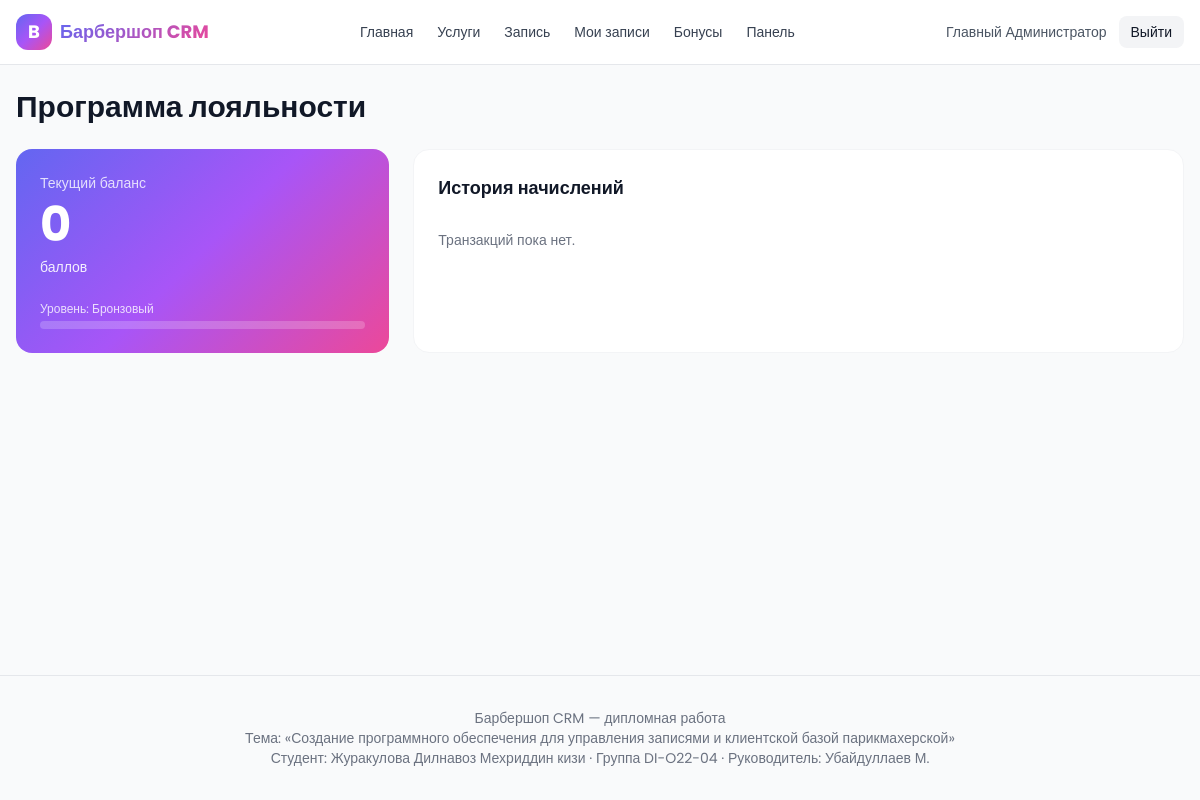
The app's page /me/loyalty/ (signed in) with its own data.
### accounts/models.py (models this page shows, shortened)
class User(AbstractUser):
    ROLE_CHOICES = [
        ('client', 'Клиент'),
        ('barber', 'Мастер'),
        ('admin', 'Администратор'),
    ]
    phone = models.CharField('Телефон', max_length=20, unique=True)
    role = models.CharField('Роль', max_length=20, choices=ROLE_CHOICES, default='client')
    avatar = models.ImageField('Аватар', upload_to='avatars/', null=True, blank=True)
    class Meta:
        verbose_name = 'Пользователь'
        verbose_name_plural = 'Пользователи'
    @property
    def is_staff_role(self):
        return self.role in ('barber', 'admin') or self.is_superuser

### loyalty/models.py (models this page shows, shortened)
class LoyaltyAccount(models.Model):
    TIER_CHOICES = [
        ('bronze', 'Бронзовый'),
        ('silver', 'Серебряный'),
        ('gold', 'Золотой'),
        ('platinum', 'Платиновый'),
    ]
    client = models.OneToOneField(Client, on_delete=models.CASCADE, related_name='loyalty', verbose_name='Клиент')
    balance = models.PositiveIntegerField('Баланс баллов', default=0)
    tier = models.CharField('Уровень', max_length=20, choices=TIER_CHOICES, default='bronze')
    updated_at = models.DateTimeField('Обновлено', auto_now=True)
    class Meta:
        verbose_name = 'Счёт лояльности'
        verbose_name_plural = 'Счета лояльности'
    @property
    def tier_progress(self):
        thresholds = {'bronze': 200, 'silver': 500, 'gold': 1000, 'platinum': 2000}
        target = thresholds.get(self.tier, 200)
        pct = min(100, int((self.balance / target) * 100)) if target else 100
        return pct

### clients/views.py (the view)
# urls.py: path('loyalty/', views.my_loyalty, name='loyalty'),
@login_required
def my_loyalty(request):
    client = _get_or_create_client(request.user)
    account, _ = LoyaltyAccount.objects.get_or_create(client=client)
    transactions = account.transactions.all()[:10]
    total = account.transactions.count()
    return render(request, 'client/loyalty.html', {
        'client': client,
        'account': account,
        'transactions': transactions,
        'has_more': total > 10,
        'next_offset': 10,
    })

### clients/views.py (called while the page is built)
def _get_or_create_client(user):
    client, _ = Client.objects.get_or_create(user=user)
    return client

### core/context_processors.py (called while the page is built)
def bmi_meta(request):
    return {
        'BMI_TOPIC': 'Создание программного обеспечения для управления записями и клиентской базой парикмахерской',
        'BMI_STUDENT': 'Журакулова Дилнавоз Мехриддин кизи',
        'BMI_GROUP': 'DI-O22-04',
        'BMI_SUPERVISOR': 'Убайдуллаев М.',
        'BRAND_NAME': 'Барбершоп CRM',
    }

### templates/client/loyalty.html (shortened to what this page needs)
{% extends 'base.html' %}
{% block content %}
<h1 class="text-3xl font-bold mb-6">Программа лояльности</h1>
<div class="grid md:grid-cols-3 gap-6">
  <div class="md:col-span-1 brand-gradient text-white rounded-2xl p-6">
    <div class="text-sm opacity-80">Текущий баланс</div>
    <div class="text-5xl font-bold my-2">{{ account.balance }}</div>
    <div class="text-sm opacity-90">баллов</div>
    <div class="mt-6">
      <div class="text-xs opacity-80 mb-1">Уровень: {{ account.get_tier_display }}</div>
      <div class="w-full h-2 bg-white/20 rounded-full overflow-hidden">
      </div>
    </div>
  </div>
  <div class="md:col-span-2 bg-white rounded-2xl p-6 border border-gray-100">
    <h2 class="text-lg font-semibold mb-4">История начислений</h2>
    <div id="tx-list" class="divide-y divide-gray-100">
      {% include 'partials/loyalty_transactions.html' %}
    </div>
  </div>
</div>
{% endblock %}

### templates/base.html (shortened to what this page needs)
{% load static %}
<!DOCTYPE html>
<html lang="ru">
<head>
  <script src="https://cdn.tailwindcss.com"></script>
</head>
<body class="bg-gray-50 text-gray-900 min-h-screen flex flex-col">
  <header class="bg-white border-b border-gray-200 sticky top-0 z-40">
    <div class="max-w-7xl mx-auto px-4 h-16 flex items-center justify-between">
      <a href="{% url 'core:landing' %}" class="flex items-center gap-2 font-bold text-lg">
        <span class="w-9 h-9 rounded-xl brand-gradient flex items-center justify-center text-white">B</span>
        <span class="brand-text">Барбершоп CRM</span>
      </a>
      <nav class="hidden md:flex items-center gap-6 text-sm font-medium text-gray-700">
        <a href="{% url 'core:landing' %}" class="hover:text-indigo-600">Главная</a>
        <a href="{% url 'services:list' %}" class="hover:text-indigo-600">Услуги</a>
        <a href="{% url 'bookings:calendar' %}" class="hover:text-indigo-600">Запись</a>
        {% if user.is_authenticated %}
          <a href="{% url 'clients:me' %}" class="hover:text-indigo-600">Мои записи</a>
          <a href="{% url 'clients:loyalty' %}" class="hover:text-indigo-600">Бонусы</a>
          {% if user.is_staff_role %}
            <a href="{% url 'core:dashboard' %}" class="hover:text-indigo-600">Панель</a>
          {% endif %}
        {% endif %}
      </nav>
      <div class="flex items-center gap-3">
        {% if user.is_authenticated %}
          <span class="hidden sm:inline text-sm text-gray-600">{{ user.get_full_name|default:user.username }}</span>
          <form method="post" action="{% url 'accounts:logout' %}">{% csrf_token %}
            <button class="px-3 py-1.5 text-sm rounded-lg bg-gray-100 hover:bg-gray-200">Выйти</button>
          </form>
        {% else %}
          <a href="{% url 'accounts:login' %}" class="px-3 py-1.5 text-sm rounded-lg bg-gray-100 hover:bg-gray-200">Войти</a>
          <a href="{% url 'accounts:register' %}" class="px-3 py-1.5 text-sm rounded-lg brand-gradient text-white">Регистрация</a>
        {% endif %}
      </div>
    </div>
  </header>
  <main class="flex-1 max-w-7xl mx-auto px-4 w-full py-6 pb-24 md:pb-6">
    {% block content %}{% endblock %}
  </main>
  {% include 'components/footer.html' %}
</body>
</html>

### templates/base.html (style rules this page uses)
html, body { font-family: 'Poppins', sans-serif; }
.brand-gradient { background: linear-gradient(135deg, #6366f1 0%, #a855f7 50%, #ec4899 100%); }
.brand-text { background: linear-gradient(135deg, #6366f1, #ec4899); -webkit-background-clip: text; background-clip: text; color: transparent; }

### records on screen
User: get_full_name "Главный Администратор"
LoyaltyAccount: balance "0", tier "Бронзовый"
